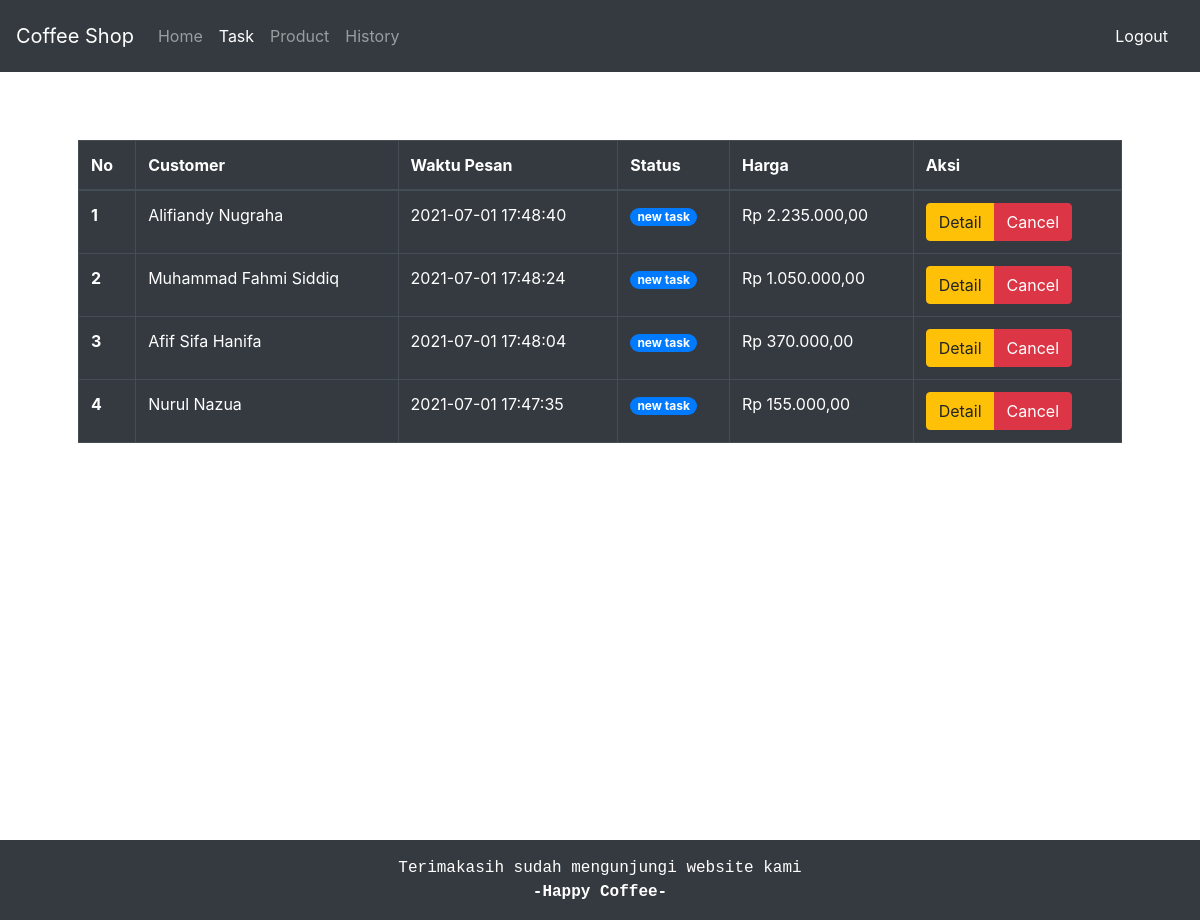
Page /admin-task.php (signed in) on the committed database.
### tables this page shows
CREATE TABLE `product_order` (
  `id` int(11) NOT NULL,
  `customer` varchar(32) NOT NULL,
  `total_price` bigint(20) NOT NULL,
  `status_order` int(11) NOT NULL,
  `date_order` timestamp NOT NULL DEFAULT current_timestamp()
);

### function.php (called while the page is built)
<?php
function rupiah($angka)
{
    $hasil_rupiah = "Rp " . number_format($angka, 2, ',', '.');
    return $hasil_rupiah;
}

### admin-task.php (the view, shortened to what this page needs)
<?php
include('koneksi.php');
include('function.php');
$result = mysqli_query($conn, 'SELECT * FROM product_order ORDER BY date_order DESC');
?>
<!doctype html>
<html lang="en">
<head>
    <link rel="stylesheet" href="https://cdn.jsdelivr.net/npm/bootstrap@4.5.3/dist/css/bootstrap.min.css">
    <link rel="stylesheet" href="css/custom.css">
</head>
<body>
    <nav class="navbar navbar-expand-lg navbar-dark bg-dark">
        <a class="navbar-brand" href="#">Coffee Shop</a>
        <div class="collapse navbar-collapse" id="navbarNav">
            <ul class="navbar-nav mr-auto">
                <li class="nav-item">
                    <a class="nav-link" href="admin-page.php">Home</a>
                </li>
                <li class="nav-item active">
                    <a class="nav-link" href="#">Task<span class="sr-only">(current)</span></a>
                </li>
                <li class="nav-item">
                    <a class="nav-link" href="admin-product.php">Product</a>
                </li>
                <li class="nav-item">
                    <a class="nav-link" href="admin-history.php">History</a>
                </li>
            </ul>
            <span class="navbar-text">
                <a class="nav-link" href="#">Logout</a>
            </span>
        </div>
    </nav>
    <div class="main-content">
        <div class="container">
            <div class="row justify-content-center">
                <div class="card-body p-5">
                    <table class="table table-bordered table-dark">
                        <thead>
                            <tr>
                                <th scope="col">No</th>
                                <th scope="col">Customer</th>
                                <th scope="col">Waktu Pesan</th>
                                <th scope="col">Status</th>
                                <th scope="col">Harga</th>
                                <th scope="col">Aksi</th>
                            </tr>
                        </thead>
                        <tbody>
                            <?php $i = 1; ?>
                            <?php while ($order = mysqli_fetch_assoc($result)) : ?>
                                <tr>
                                    <th scope="row"><?= $i; ?></th>
                                    <td><?= $order['customer']; ?></td>
                                    <td><?= $order['date_order']; ?></td>
                                    <td>
                                        <?php
                                        if ($order['status_order'] == 0) {
                                            echo '<span class="badge badge-pill badge-danger">cancel</span>';
                                        } elseif ($order['status_order'] == 1) {
                                            echo '<span class="badge badge-pill badge-primary">new task</span>';
                                        }
                                        ?>
                                    </td>
                                    <td><?= rupiah($order['total_price']); ?></td>
                                    <td>
                                        <?php if ($order['status_order'] == 1) : ?>
                                            <div class="btn-group" role="group" aria-label="Button group with nested dropdown">
                                                <button type="button" class="btn btn-warning" onclick="DetailOrder(<?= $order['id']; ?>)" data-toggle="modal" data-target=".bd-example-modal-lg">Detail</button>
                                                <a type="button" class="btn btn-danger" href="delete-order.php?id=<?= $order['id']; ?>">Cancel</a>
                                            </div>
                                        <?php endif; ?>
                                    </td>
                                </tr>
                                <?php $i++; ?>
                            <?php endwhile; ?>
                        </tbody>
                    </table>
                </div>
            </div>
        </div>
    </div>
    <div class="footer bg-dark">
        <div class="footer-text p-3">
            Terimakasih sudah mengunjungi website kami<br><b>-Happy Coffee-</b>
        </div>
    </div>
</body>
</html>

### css/custom.css (style rules this page uses)
body { background-image: url("https://asset.kompas.com/crops/uPjOgTklgJ-Fh30VBlAm4Th929A=/0x0:1000x667/750x500/data/photo/2020/06/15/5ee76efd69593.jpg"); background-position: center; background-repeat: no-repeat; background-size: cover; }
.main-content { min-height: 768px; padding-top: 20px; }
.footer { position: relative; left: 0; bottom: 0; width: 100%; color: white; text-align: center; }
.footer-text { color: white; font-family: Lucida Console, Courier, monospace; }

### rows in the picture
product_order: customer "Alifiandy Nugraha", date_order "2021-07-01 17:48:40", status_order "new task", total_price "Rp 2.235.000,00"
product_order: customer "Muhammad Fahmi Siddiq", date_order "2021-07-01 17:48:24", status_order "new task", total_price "Rp 1.050.000,00"
product_order: customer "Afif Sifa Hanifa", date_order "2021-07-01 17:48:04", status_order "new task", total_price "Rp 370.000,00"
product_order: customer "Nurul Nazua", date_order "2021-07-01 17:47:35", status_order "new task", total_price "Rp 155.000,00"
